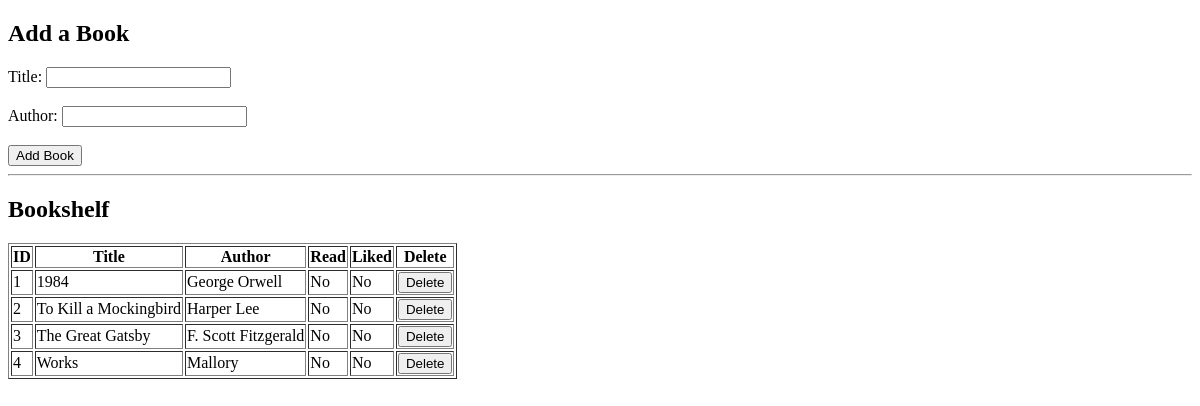
Before: / with the older database file.
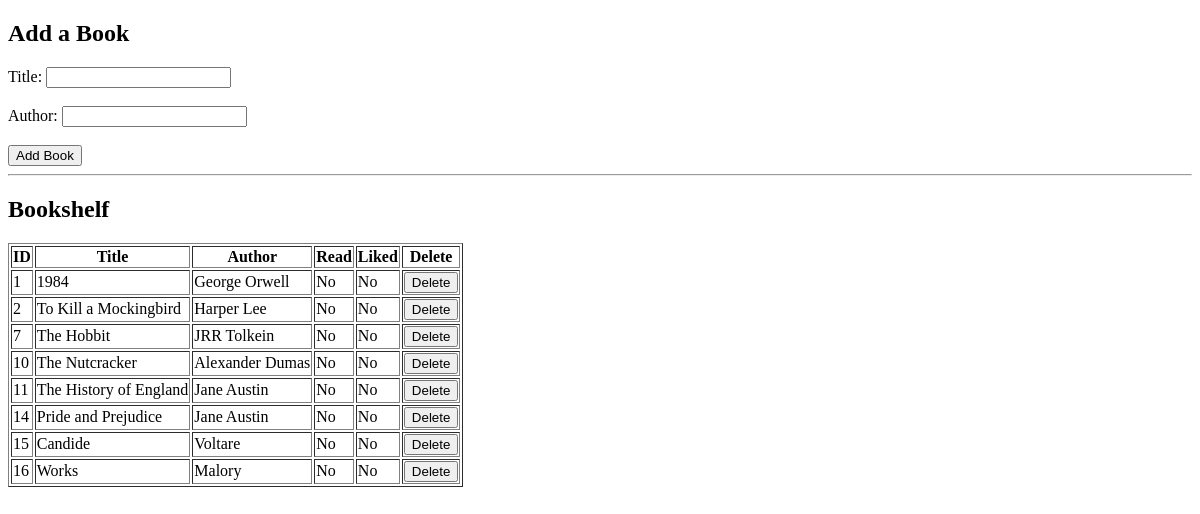
After: the same page with the newer database file.
### tables this page shows
CREATE TABLE books (
            id INTEGER PRIMARY KEY AUTOINCREMENT,
            title TEXT NOT NULL,
            author TEXT,
            read INTEGER DEFAULT 0,
            liked INTEGER DEFAULT 0,
            UNIQUE (title, author)
        );

### app.py (the view)
@app.route('/')
def home():
    books = get_all_books()
    return render_template('index.html', books=books)

### database/db.py (called while the page is built)
def get_connection():
    return sqlite3.connect(DB_PATH, timeout=10)

def get_all_books():
    conn = get_connection()
    cursor = conn.cursor()
    cursor.execute('SELECT * FROM books')
    books = cursor.fetchall()
    conn.close()
    return books

### templates/index.html (shortened to what this page needs)
<!DOCTYPE html>
<html lang="en">
<head>
</head>
<body>
    <h2>Add a Book</h2>
    <form method="POST" action="/add">
        <label>
            Title: <input type="text" name="title" required>
        </label>
        <br/><br/>
        <label>
            Author: <input type="text" name="author">
        </label>
        <br/><br/>
        <button type="submit">Add Book</button>
    </form>
    <hr/>
    <h2>Bookshelf</h2>
    <table border="1">
        <tr>
            <th>ID</th>
            <th>Title</th>
            <th>Author</th>
            <th>Read</th>
            <th>Liked</th>
            <th>Delete</th>
        </tr>
        {% for book in books %}
        <tr>
            <td>{{ book[0] }}</td>
            <td>{{ book[1] }}</td>
            <td>{{ book[2] }}</td>
            <td>{{ "Yes" if book[3] else "No" }}</td>
            <td>{{ "Yes" if book[4] else "No" }}</td>
            <td>
                <form method="POST" action="/delete" style="display:inline;">
                    <button type="submit" onclick="return confirm('Are you sure you want to delete this book?')">Delete</button>
                </form>
            </td>
        </tr>
        {% endfor %}
    </table>
</body>
</html>

Changed rows visible on the page:
removed books: id "3", title "The Great Gatsby", author "F. Scott Fitzgerald", read "No", liked "No"
removed books: id "4", title "Works", author "Mallory", read "No", liked "No"
added books: id "7", title "The Hobbit", author "JRR Tolkein", read "No", liked "No"
added books: id "10", title "The Nutcracker", author "Alexander Dumas", read "No", liked "No"
added books: id "11", title "The History of England", author "Jane Austin", read "No", liked "No"
added books: id "14", title "Pride and Prejudice", author "Jane Austin", read "No", liked "No"
added books: id "15", title "Candide", author "Voltare", read "No", liked "No"
added books: id "16", title "Works", author "Malory", read "No", liked "No"
